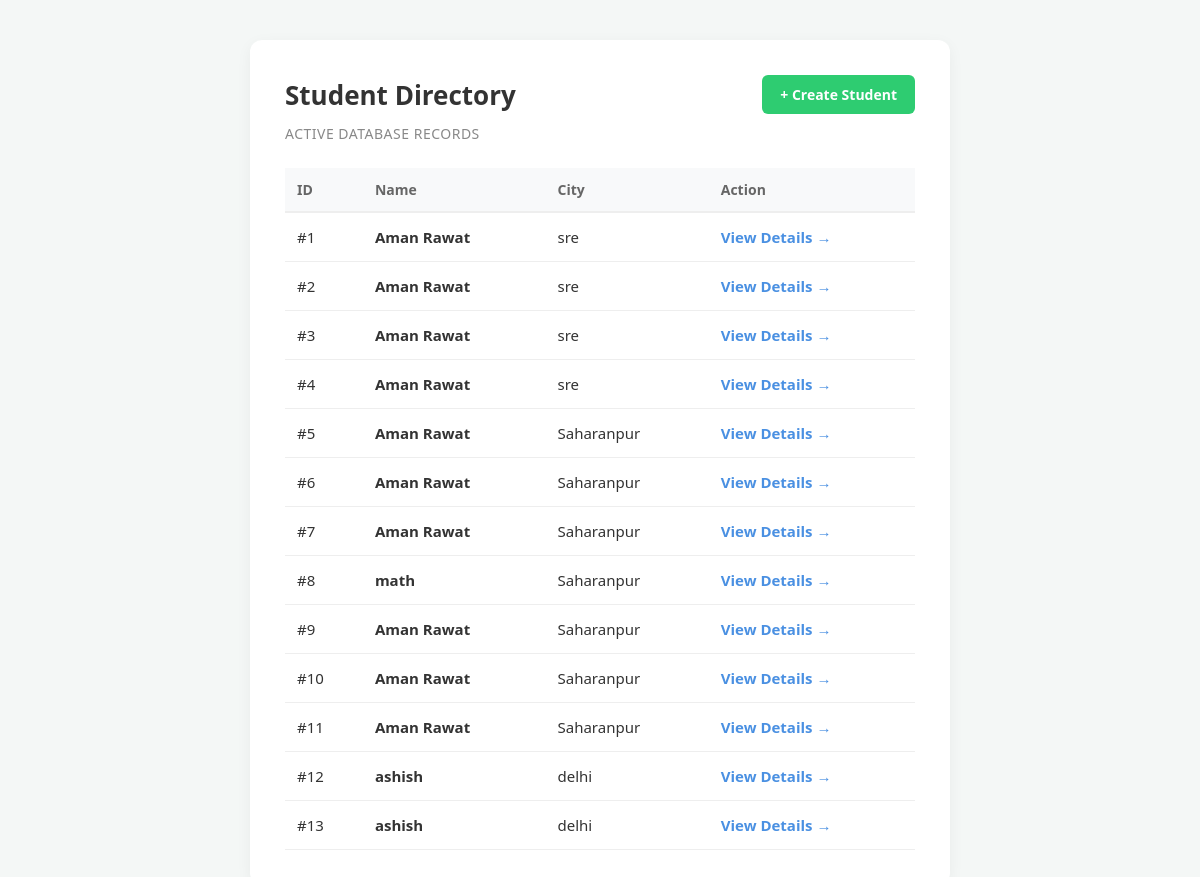
Before: /home/ with the older database file.
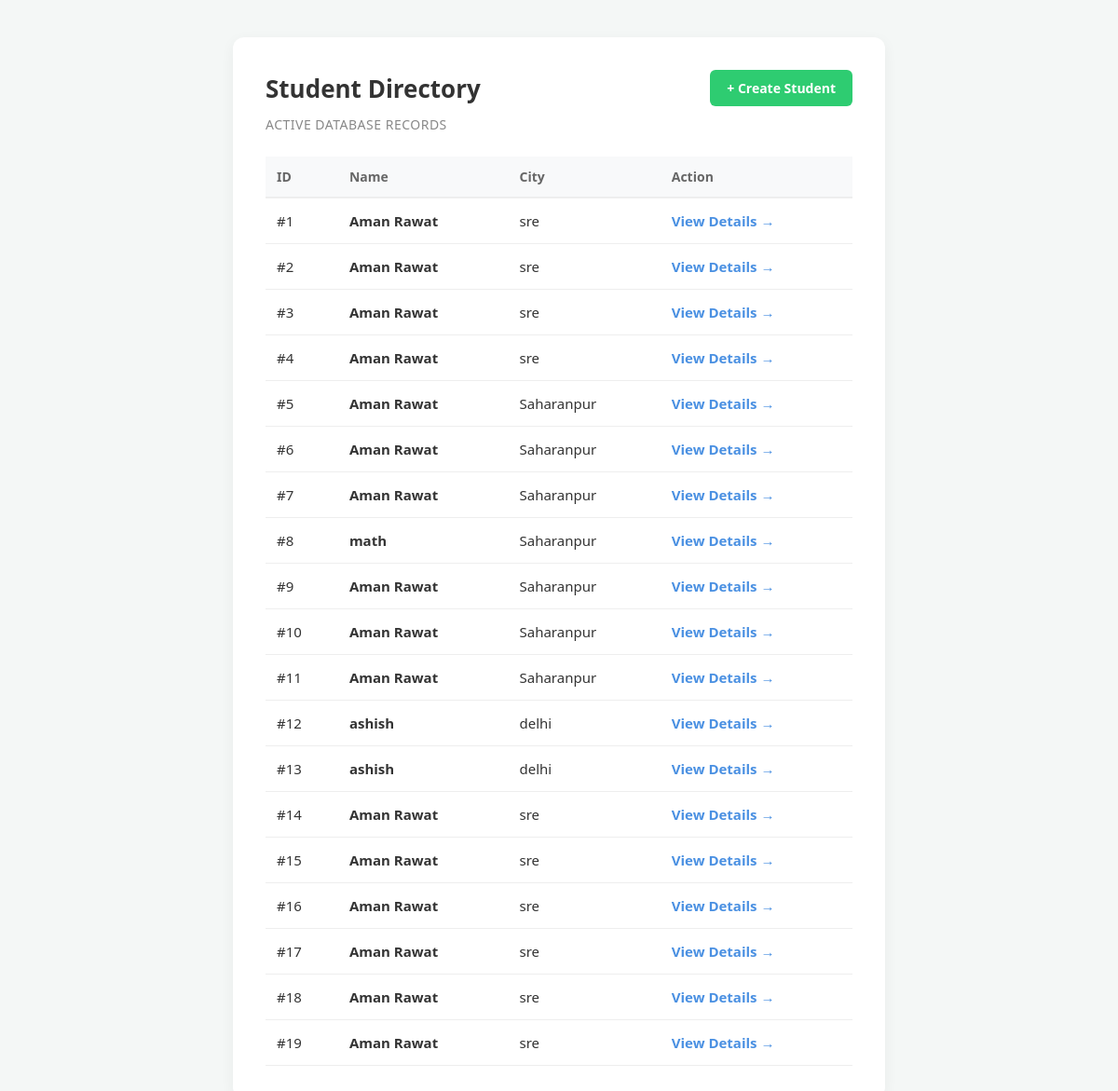
After: the same page with the newer database file.
### app/models.py (models this page shows, shortened)
class Std(models.Model):
    name=models.CharField(max_length=255)
    age=models.IntegerField()
    city=models.CharField(max_length=255)

### app/views.py (the view)
# urls.py: path('home/' ,views.stdRead , name='home'),
def stdRead(request):
    data=Std.objects.all()
    return render(request , 'home.html',{"data":data})

### app/templates/home.html (shortened to what this page needs)
<!DOCTYPE html>
<html lang="en">
<head>
</head>
<body>
    <div class="dashboard-container">
        <div class="header-group">
            <h1>Student Directory</h1>
            <a href="{% url 'create_form' %}" class="btn-create">+ Create Student</a>
        </div>
        <p class="subtitle">Active Database Records</p>
        <table class="student-table">
            <thead>
                <tr>
                    <th>ID</th>
                    <th>Name</th>
                    <th>City</th>
                    <th>Action</th>
                </tr>
            </thead>
            <tbody>
                {% for s in data %}
                <tr class="student-row">
                    <td>#{{ s.id }}</td>
                    <td><strong>{{ s.name }}</strong></td>
                    <td>{{ s.city }}</td>
                    <td>
                        <a href="{% url 'studentdetails' s.id %}" class="student-link">View Details →</a>
                    </td>
                </tr>
                {% endfor %}
            </tbody>
        </table>
    </div>
</body>
</html>

### app/templates/home.html (style rules this page uses)
* { box-sizing: border-box; margin: 0; padding: 0; font-family: 'Segoe UI', Tahoma, Geneva, Verdana, sans-serif; }
body { background-color: #f4f7f6; display: flex; justify-content: center; align-items: flex-start; min-height: 100vh; padding: 40px 20px; }
.dashboard-container { background: #ffffff; padding: 35px; border-radius: 12px; box-shadow: 0 4px 15px rgba(0, 0, 0, 0.05); width: 100%; max-width: 700px; }
.header-group { display: flex; justify-content: space-between; align-items: center; margin-bottom: 10px; }
h1 { color: #333333; font-size: 26px; font-weight: 600; }
.subtitle { color: #888888; font-size: 14px; margin-bottom: 25px; text-transform: uppercase; letter-spacing: 0.5px; }
.btn-create { background-color: #2ecc71; color: white; text-decoration: none; padding: 10px 18px; border-radius: 6px; font-size: 14px; font-weight: 600; transition: background-color 0.2s ease; }
.student-table { width: 100%; border-collapse: collapse; margin-top: 10px; }
.student-table th { text-align: left; padding: 12px; background-color: #f8f9fa; color: #666666; font-size: 14px; font-weight: 600; border-bottom: 2px solid #eeeeee; }
.student-table td { padding: 14px 12px; border-bottom: 1px solid #eeeeee; font-size: 15px; color: #333333; }
.student-row { transition: background-color 0.2s ease; }
.student-link { color: #4a90e2; text-decoration: none; font-weight: 600; display: block; }

Changed rows visible on the page:
added Std: id "14", name "Aman Rawat", city "sre"
added Std: id "15", name "Aman Rawat", city "sre"
added Std: id "16", name "Aman Rawat", city "sre"
added Std: id "17", name "Aman Rawat", city "sre"
added Std: id "18", name "Aman Rawat", city "sre"
added Std: id "19", name "Aman Rawat", city "sre"
